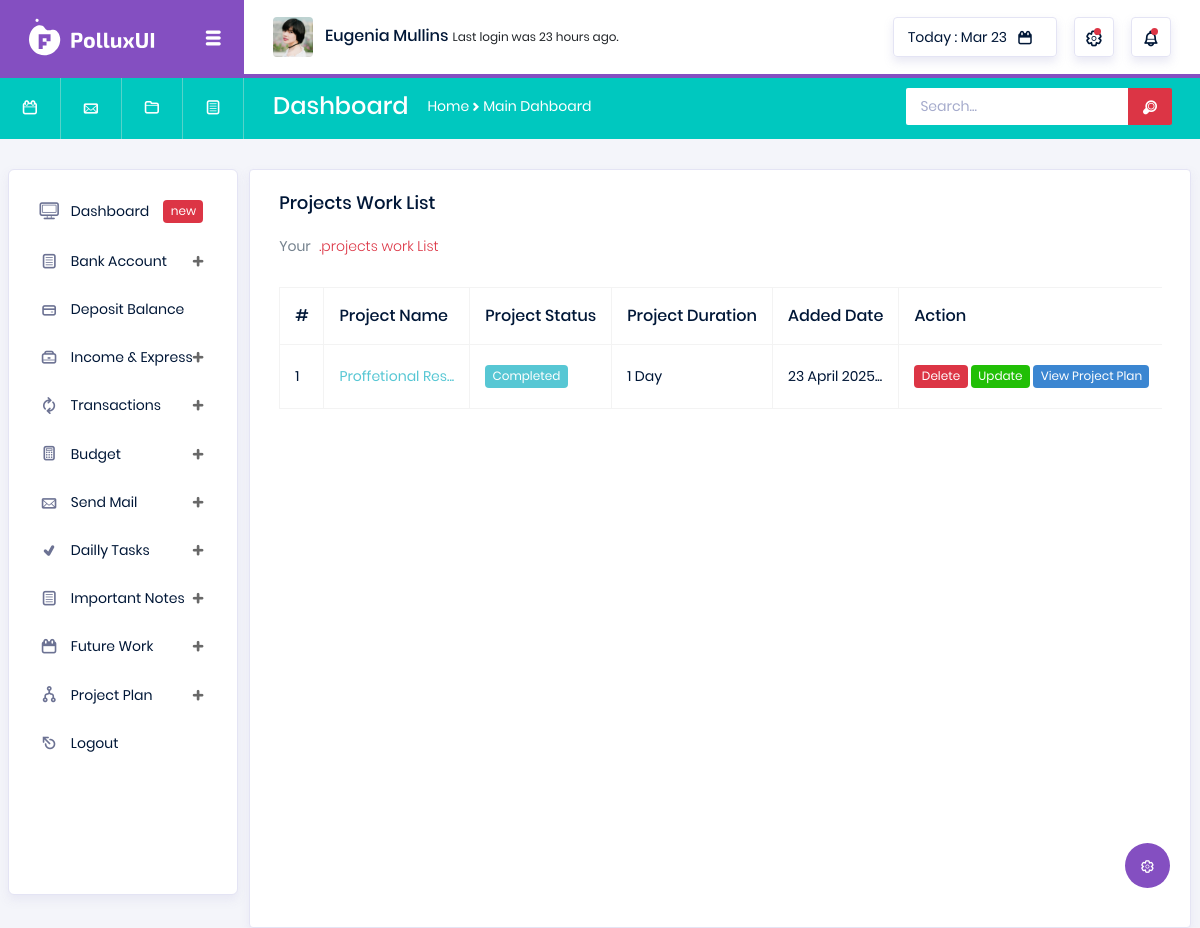
Page /all-project-list/ (signed in) on the committed database.
### utils/models.py (models this page shows, shortened)
class Project(models.Model):
    user = models.ForeignKey(User, on_delete=models.CASCADE)
    project_name = models.CharField(max_length=166)
    project_details = RichTextField()
    what_problem_solvIt = models.TextField()
    project_status = models.BooleanField(default=False)
    project_duration = models.IntegerField(default=1)
    project_live_link = models.TextField(blank=True, null=True)
    created_at = models.DateTimeField(auto_now_add=True)

### utils/views.py (the view)
# urls.py: path('all-project-list/', views.AllProject, name='all_projects')
@login_required
def AllProject(request):
    projects_list = Project.objects.filter(Q(user=request.user))
    if projects_list:
        context = {'projects_list':projects_list}
    else:
        messages.warning(request, 'No projects available right now!')
    return render(request, 'utils/all_projects.html', context)

### templates/utils/all_projects.html (shortened to what this page needs)
{% extends 'base.html' %}
{% load static %}
{% block body %}
<div class="col-lg-12 grid-margin stretch-card">
    <div class="card">
        <div class="card-body">
            <h4 class="card-title">Projects Work List</h4>
            <p class="card-description">
                Your <code>.projects work List</code>
            </p>
            <div class="table-responsive pt-3">
                <table class="table table-bordered">
                    <thead>
                        <tr>
                            <th>
                                #
                            </th>
                            <th>
                                Project Name
                            </th>
                            <th>
                                Project Status
                            </th>
                            <th>
                                Project Duration
                            </th>
                            <th>
                                Added Date
                            </th>
                            <th>
                                Action
                            </th>
                        </tr>
                    </thead>
                    <tbody>
                        {% for project in projects_list %}
                        <tr>
                            <td>
                                {{forloop.counter}}
                            </td>
                            <td>
                                <a href="" style="color: #57c7d4;" data-toggle="modal"
                                    data-target="#exampleModalCenter{{ project.id }}">{{project.project_name|slice:16}}...</a>
                            </td>
                            <td>
                                {% if project.project_status %}
                                <span class="badge" style="background-color: #57c7d4; color: white;">Completed</span>
                                {% else %}
                                <span class="badge" style="background-color: #e71717; color: white;">Pending</span>
                                {% endif %}
                            </td>
                            <td>
                                {{project.project_duration}} Day
                            </td>
                            <td>
                                {{project.created_at|date:"d F Y"}}...
                            </td>
                            <td>
                                <span class="badge badge-danger" style="cursor: pointer"
                                    onclick="deleteConfirmation({{project.id}}, 'project')" data-toggle="modal"
                                    data-target="#exampleModal">Delete</span>
                                <a href="" class="badge badge-success">Update</a>
                                <a href="" class="badge badge-info">View Project Plan</a>
                            </td>
                        </tr>
                        {% endfor %}
                    </tbody>
                </table>
            </div>
        </div>
    </div>
</div>
{% endblock %}

### rows in the picture
Project: project_name "Proffetional Res", project_status "Completed", project_duration "1", created_at "23 April 2025"
